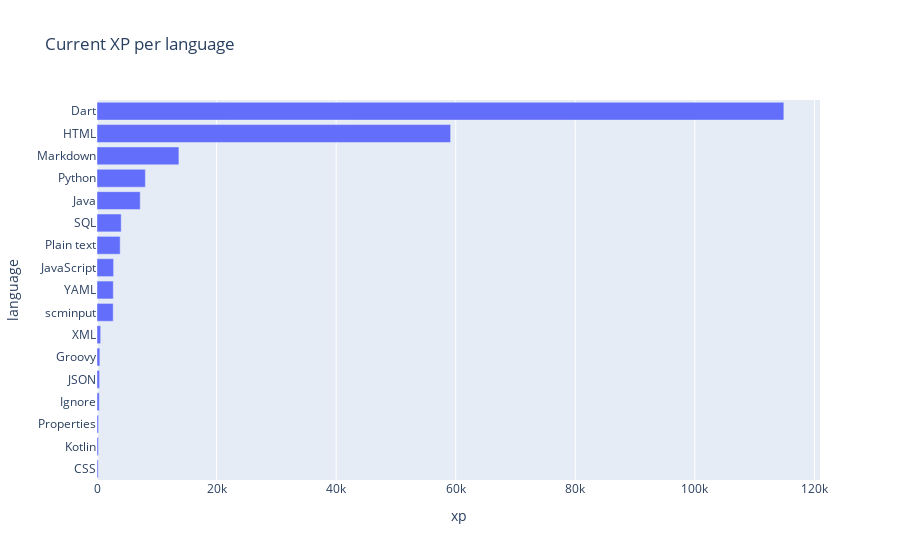

The notebook cell this image was saved under:
### Code cell
fig = px.bar(df.sort_values('xp'), x="xp", y="language", orientation='h', title = 'Current XP per language')
fig.show()

### Figure 1 — Plotly figure (JSON) as saved in the notebook; plotly's stock layout.template omitted (floating-point values rounded to 4 significant figures)
{"data": [{"alignmentgroup": "True", "hovertemplate": "xp=%{x}<br>language=%{y}<extra></extra>", "legendgroup": "", "marker": {"color": "#636efa"}, "name": "", "offsetgroup": "", "orientation": "h", "showlegend": false, "textposition": "auto", "type": "bar", "x": [199, 233, 257, 383, 431, 478, 612, 2712, 2727, 2776, 3876, 4050, 7225, 8091, 13702, 59150, 114884], "xaxis": "x", "y": ["CSS", "Kotlin", "Properties", "Ignore", "JSON", "Groovy", "XML", "scminput", "YAML", "JavaScript", "Plain text", "SQL", "Java", "Python", "Markdown", "HTML", "Dart"], "yaxis": "y"}], "layout": {"barmode": "relative", "legend": {"tracegroupgap": 0}, "title": {"text": "Current XP per language"}, "xaxis": {"anchor": "y", "domain": [0, 1], "title": {"text": "xp"}}, "yaxis": {"anchor": "x", "domain": [0, 1], "title": {"text": "language"}}}}
